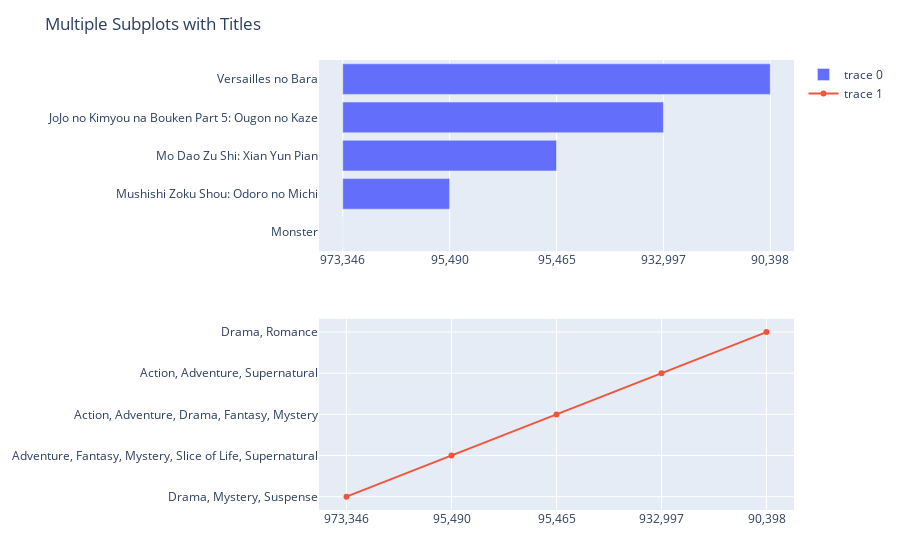

The cell this chart's notebook holds for it:
### Markdown cell above
### Members by Title, Genre, Studio and Type?

### Code cell
# Sort the anime dataset by Members and extract the top 10 rows
chart_6 = sort!(anime, :Members, rev=true)

# get the first rows
top_members_title = first(chart_6, 5)
top_members_genre = first(chart_6, 5)

# Create the bar chart using the top 10 anime data
seven = PlotlyJS.plot(PlotlyJS.bar(top_members_title, y=top_members_title.Title, x=top_members_title.Members, orientation="h"))
eight = PlotlyJS.plot(PlotlyJS.scatter(top_members_genre, y=top_members_genre.Genre, x=top_members_genre.Members))

p = [seven; eight]
relayout!(p, title_text="Multiple Subplots with Titles")
p

# Display the bar chart
#display(bar_chart_three)

### Figure 1 — Plotly figure (JSON) as saved in the notebook; plotly's stock layout.template omitted (floating-point values rounded to 4 significant figures)
{"data": [{"orientation": "h", "type": "bar", "x": ["973,346", "95,490", "95,465", "932,997", "90,398"], "xaxis": "x1", "y": ["Monster", "Mushishi Zoku Shou: Odoro no Michi", "Mo Dao Zu Shi: Xian Yun Pian", "JoJo no Kimyou na Bouken Part 5: Ougon no Kaze", "Versailles no Bara"], "yaxis": "y1"}, {"type": "scatter", "x": ["973,346", "95,490", "95,465", "932,997", "90,398"], "xaxis": "x2", "y": ["Drama, Mystery, Suspense", "Adventure, Fantasy, Mystery, Slice of Life, Supernatural", "Action, Adventure, Drama, Fantasy, Mystery", "Action, Adventure, Supernatural", "Drama, Romance"], "yaxis": "y2"}], "layout": {"margin": {"b": 50, "l": 50, "r": 50, "t": 60}, "title": {"text": "Multiple Subplots with Titles"}, "xaxis1": {"anchor": "y1", "domain": [0, 1]}, "xaxis2": {"anchor": "y2", "domain": [0, 1]}, "yaxis1": {"anchor": "x1", "domain": [0.575, 1]}, "yaxis2": {"anchor": "x2", "domain": [5.551e-17, 0.425]}}}
